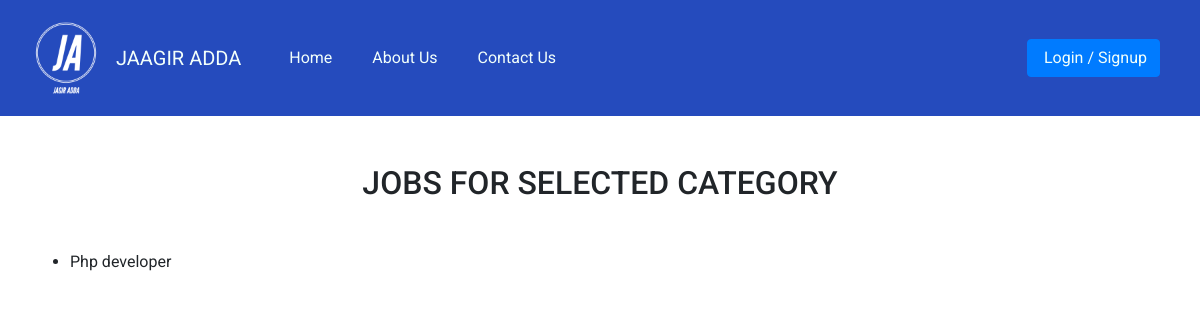
Page /vacancy_category.php?category_id=4 on the earlier database version.
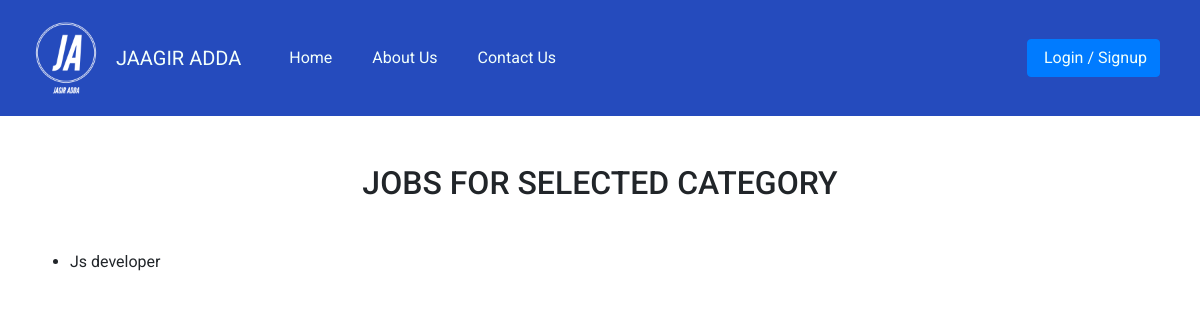
Same page on the later database version.
### tables this page shows
CREATE TABLE `vacancies` (
  `id` int(255) NOT NULL,
  `job_title` varchar(255) NOT NULL,
  `job_desc` longtext NOT NULL,
  `job_status` tinyint(1) NOT NULL,
  `deadline` date NOT NULL,
  `company_id` int(11) NOT NULL,
  `category_id` int(11) NOT NULL,
  `salary` int(255) NOT NULL
);

### vacancy_category.php (the view, shortened to what this page needs)
<?php
require('user/config/connection.php');
?>
<!DOCTYPE html>
<html lang="en">
<head>
    <link rel="stylesheet" href="https://cdn.jsdelivr.net/npm/bootstrap@4.4.1/dist/css/bootstrap.min.css">
    <link rel="stylesheet" href="https://cdnjs.cloudflare.com/ajax/libs/font-awesome/5.15.4/css/all.min.css">
</head>
<body>
    <?php
    if (isset($_GET['category_id'])) {
        $category_id = $_GET['category_id'];
        $sql = "SELECT * FROM vacancies WHERE category_id = $category_id";
        $res = mysqli_query($conn, $sql);
    ?>
        <nav class="navbar navbar-expand-lg navbar-custom-color">
            <img src="image/JagirAddaLogo.png" height="100px" width="100px">
            <a class="navbar-brand" href="index.php">JAAGIR ADDA</a>
            <div class="mr-auto">
                <ul class="navbar-nav">
                    <li class="nav-item active">
                        <a class="nav-link ml-4" href="index.php">Home</a>
                    </li>
<?php
if (!isset($_SESSION['logged_in'])) {
    ?>
    <li class="nav-item active">
        <a class="nav-link ml-4" href="about.php">About Us</a>
    </li>
    <li class="nav-item active">
        <a class="nav-link ml-4" href="contact.php">Contact Us</a>
    </li>
    <?php
}
?>
                </ul>
            </div>
            <div class="ml-auto d-flex justify-content-between">
            <div class="collapse navbar-collapse" id="navbarSupportedContent">
                <ul class="navbar-nav">
                <?php
 if (!isset($_SESSION['logged_in']) || !$_SESSION['logged_in']) {
    ?>
        <li class="nav-item">
            <button type="button" class="btn btn-primary mr-4">
                <a class="nav-link1" href="user/login.php">
                    <i class="bi bi-people"></i>&nbsp;Login / Signup
                </a>
            </button>
        </li>
    <?php
    }
    ?>
                </ul>
            </div>
        </div>
        </nav>
        <h2 class="text-center mt-5">JOBS FOR SELECTED CATEGORY</h2>
        <div class="container-fluid mt-5 mb-3">
            <div class="col-md-12">
                <div class="row">
                    <div class="col-md-12">
                        <ul>
                            <?php
                            if (mysqli_num_rows($res) > 0) {
                                while ($job = mysqli_fetch_assoc($res)) {
                                    echo "<li>{$job['job_title']}</li>";
                                }
                            } else {
                                echo "<li>No jobs found for this category.</li>";
                            }
                            ?>
                        </ul>
                    </div>
                </div>
            </div>
        </div>
    <?php
    } else {
        echo "Category ID is not specified.";
    }
    ?>
</body>
</html>

Differences in the rows shown:
removed vacancies: job_title "Php developer"
added vacancies: job_title "Js developer"
